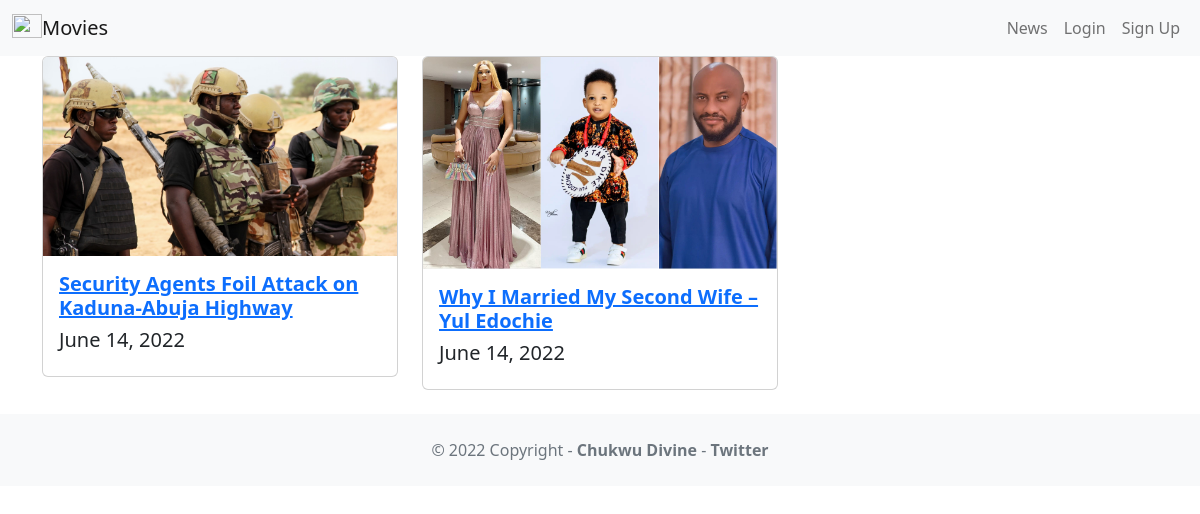
Page /news/ on the committed database.
### news/models.py (models this page shows, shortened)
class News(models.Model):
    headline = models.CharField(max_length=200)
    image = models.ImageField(upload_to='news/images/')
    body = models.TextField()
    date = models.DateField()

### news/views.py (the view)
# urls.py: path('news/', include('news.urls')),
def news(request):
    searchTerm = request.GET.get('searchNews')
    if searchTerm:
        newss = News.objects.filter(headline__icontains=searchTerm)
    else:
        newss = News.objects.all().order_by('-date')
    return render(request, 'news.html', {'newss': newss})

### news/templates/news.html (shortened to what this page needs)
<!DOCTYPE html>
<html lang="en">
<head>
</head>
<body>
{% extends 'base.html' %}
{% block content%}
<div class="row row-cols-1 row-cols-md-3 g-4">
{% for news in newss %}
<div v-for="news in newss" class="col">
<div class="card">
<img class="card-img-top" src="{{ news.image.url }}" />
<div class="card-body">
    <a href="{% url 'ndetail' news.id %}">
<h5 class="card-title fw-bold">{{ news.headline }}</h5>
</a>
<h5>{{ news.date }}</h5>
</div>
</div>
</div>
{% endfor %}
</div>
{%endblock content%}

### rows in the picture
News: image (picture), headline "Security Agents Foil Attack on Kaduna-Abuja Highway", date "June 14, 2022"
News: image (picture), headline "Why I Married My Second Wife – Yul Edochie", date "June 14, 2022"
